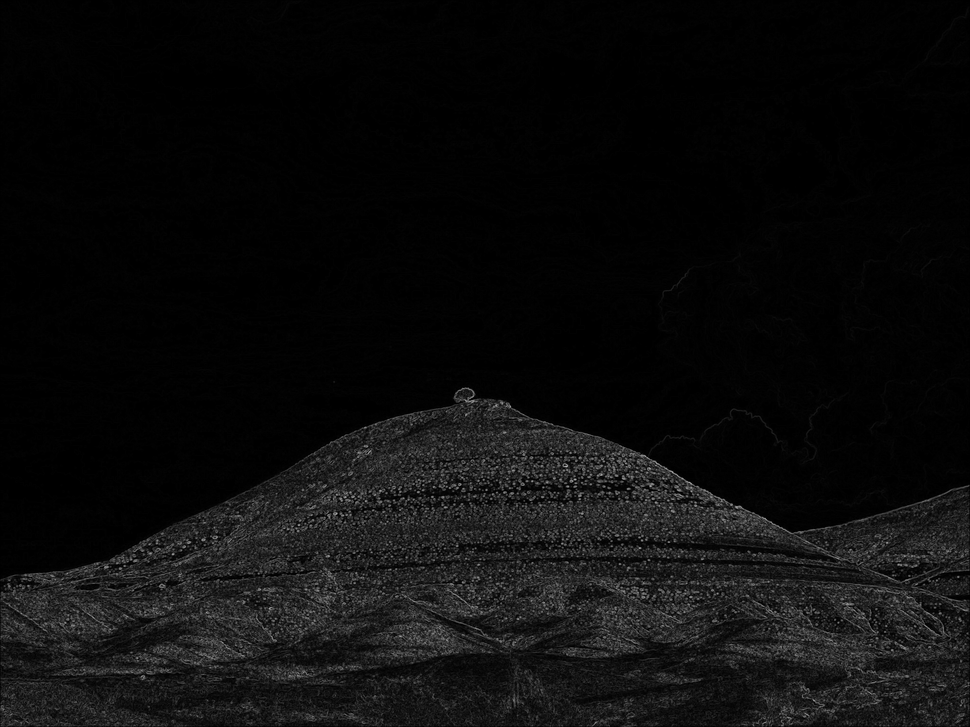
//> input picture Parallel/lab2/task1/result.png, 970 x 727 px, shrunk from 2048 x 1536 before the run
$ ./main result.png   (built with g++ and OpenCV 4)
//> lines starting //> are read from the running program, lines starting //| are printed output that depends on the picture
#include <opencv2/opencv.hpp>
#include <cmath>
#include <iostream>
#include <chrono>
#include <filesystem>

/*
В Vec3b объекте хранится массив в формате BGR
cv::Vec3b& pixel = image.at<cv::Vec3b>(y, x);
pixel[0] - blue
pixel[1] - green
pixel[2] - red
*/

constexpr std::size_t N = 10;

/// @brief функция для нахождения матрицы интенсивности
/// @param image исходное изображение, для которого вычисляется матрица интенсивности
/// @return матрица интенсивности исходного изображения
cv::Mat makeIntensityMatrix(const cv::Mat& image)
{
    cv::Mat intensity(image.rows, image.cols, CV_8UC1);

    // распределяет итерации след цикла между потоками
    #ifdef _OPENMP
    #pragma omp parallel for schedule(static)
    #endif
    for (int y = 0; y < image.rows; ++y)
    {
        for (int x = 0; x < image.cols; ++x)
        {
            const cv::Vec3b& pixel = image.at<cv::Vec3b>(y, x);

            double value = (pixel[0] + pixel[1] + pixel[2]) / 3.0;

            intensity.at<unsigned char>(y, x) = cv::saturate_cast<unsigned char>(value);
        }
    }
    return intensity;
}

/// @brief функция для фильтрации матрицы интенсивности фильтром собеля
/// @param intensity матрица интенсивности
/// @param MX матрица отражающая изменение интенсивности по горизонтали, слева направо
/// @param MY матрица отражающая изменение интенсивности по вертикали, сверху вниз
void sobelFilter(const cv::Mat& intensity, cv::Mat& MX, cv::Mat& MY)
{
    // проверка входных данных (на то что матрица не пустая и что в каждом пикселе один канал)
    CV_Assert(!intensity.empty() && intensity.type() == CV_8UC1);

    // инициализация матриц нулями
    // CV_32FC1 - каждый элемент 32-х битный float, один канал
    MX = cv::Mat::zeros(intensity.size(), CV_32FC1);
    MY = cv::Mat::zeros(intensity.size(), CV_32FC1);

    // ядро для горизонтальной производной
    const int kernelX[3][3] = {
        {-1, 0, 1},
        {-2, 0, 2},
        {-1, 0, 1}
    };

    // ядро для вертикальной производной
    const int kernelY[3][3] = {
        {-1, -2, -1},
        { 0,  0,  0},
        { 1,  2,  1}
    };


    #ifdef _OPENMP
    #pragma omp parallel for schedule(static)
    #endif
    // первую и последнюю строки и столбцы пропускаем, они остаются нулевыми
    // обход строк матрицы интенсивности
    for (int y = 1; y < intensity.rows - 1; ++y)
    {
        // обход столбцов матрицы интенсивности
        for (int x = 1; x < intensity.cols - 1; ++x)
        {
            // результаты применения ядер к окрестности пикселя
            int gx = 0;
            int gy = 0;

            // обход соседних строк
            // dy - смещение относительно текущей строки
            // -1 - выше текущего пикселя, 0 - текущая строка, 1 - строка ниже текущего пикселя
            for (int dy = -1; dy <= 1; ++dy)
            {
                // обход соседних столбцов
                // dx - смещение относительно текущего столбца
                // -1 - слева, 0 - текущий, 1 - справа
                for (int dx = -1; dx <= 1; ++dx)
                {
                    // чтение интенсивности соседнего пикселя
                    int value = intensity.at<unsigned char>(y + dy, x + dx);

                    // накопление горизонтальной производной
                    gx += value * kernelX[dy + 1][dx + 1];
                    // накопление вертикальной производной
                    gy += value * kernelY[dy + 1][dx + 1];
                }
            }
            // запись результатов
            MX.at<float>(y, x) = static_cast<float>(gx);
            MY.at<float>(y, x) = static_cast<float>(gy);
        }
    }
}

/// @brief функция, которая формирует матрицу величин градиента Собеля
/// @param MX матрица отражающая изменение интенсивности по горизонтали, слева направо
/// @param MY матрица отражающая изменение интенсивности по вертикали, сверху вниз
/// @return матрица величин градиента Собеля
cv::Mat makeMR(const cv::Mat& MX, cv::Mat& MY)
{
    CV_Assert(!MX.empty() && MX.size() == MY.size());
    CV_Assert(MX.type() == CV_32FC1 && MY.type() == CV_32FC1);

    cv::Mat MR(MX.size(), CV_32FC1);

    #ifdef _OPENMP
    #pragma omp parallel for schedule(static)
    #endif
    for (int y = 0; y < MX.rows; ++y)
    {
        for (int x = 0; x < MX.cols; ++x)
        {
            float gx = MX.at<float>(y, x);
            float gy = MY.at<float>(y, x);

            MR.at<float>(y, x) = std::sqrt(gx * gx + gy * gy);
        }
    }
    return MR;
}

/// @brief функция нахождения максимального элемента в матрице
/// @param MR входная матрица
/// @return
float maxMatrixValue(const cv::Mat& matrix)
{
    CV_Assert(!matrix.empty() && matrix.type() == CV_32FC1);
    float maxValue = matrix.at<float>(0, 0);

    // у каждого потока свой собственный накопитель, после цикла openMP объединит результаты
    #ifdef _OPENMP
    #pragma omp parallel for schedule(static) reduction(max:maxValue)
    #endif
    for (int y = 0; y < matrix.rows; ++y)
    {
        for (int x = 0; x < matrix.cols; ++x)
        {
            float value = matrix.at<float>(y, x);

            maxValue = (value > maxValue ? value : maxValue);
        }
    }
    return maxValue;
}

/// @brief функция для модификации матрицы в соответствии с требованием задания
/// @param matrix
/// @param maxValue
void modifyValue(cv::Mat& matrix, float maxValue)
{
    if (maxValue == 0.0f)
    {
        return;
    }

    const float scale = 255.0f / maxValue;

    #ifdef _OPENMP
    #pragma omp parallel for schedule(static)
    #endif
    for (int y = 0; y < matrix.rows; ++y)
    {
        for (int x = 0; x < matrix.cols; ++x)
        {
            matrix.at<float>(y, x) *= scale;
        }
    }
}

int main(int argc, char* argv[])
{
    if (argc != 2)
    {
        std::cerr << "Использование: " << argv[0]
        << " <путь к изображению>\n";
        return 1;
    }

    // CMake передаёт путь к lab2/task1 независимо от папки запуска.
    const std::filesystem::path outputDirectory(TASK1_OUTPUT_DIR);
    const auto matrixPath = outputDirectory / "MR.yaml";
    const auto imagePath = outputDirectory / "result.png";

    for(std::size_t i = 0; i < N; ++i)
    {
        // изображение хранится в формате cv::Mat
        cv::Mat image = cv::imread(argv[1]);
//> image is the input picture: 727 rows x 970 cols, CV_8UC3; min 0, max 187, mean 12.4

        // проверка на то, что изображение не пустое
        if(image.empty())
        {
            std::cerr << "Ну удалось загрузить изображение\n";
            return 1;
        }

        const auto start = std::chrono::steady_clock::now();

        // вычисление матрицы интенсивности для исходного изображения
        cv::Mat imageIntensity = makeIntensityMatrix(image);

        // фильтруем матрицу интенсивности
        cv::Mat MX, MY;
        sobelFilter(imageIntensity, MX, MY);
//> after the loop in sobelFilter, `for (int y = 1; y < intensity.rows - 1; ++y)`:
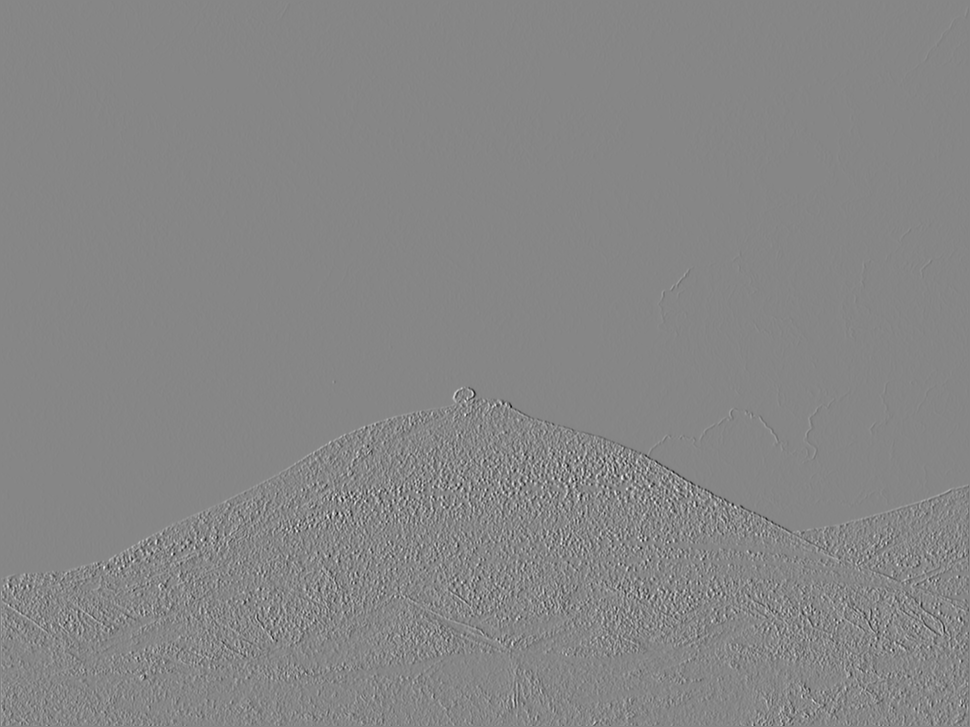
//> MX: 727 rows x 970 cols, CV_32FC1; min -545, max 490, mean 0; drawn with min black and max white
//> after the loop in sobelFilter, `for (int y = 1; y < intensity.rows - 1; ++y)`:
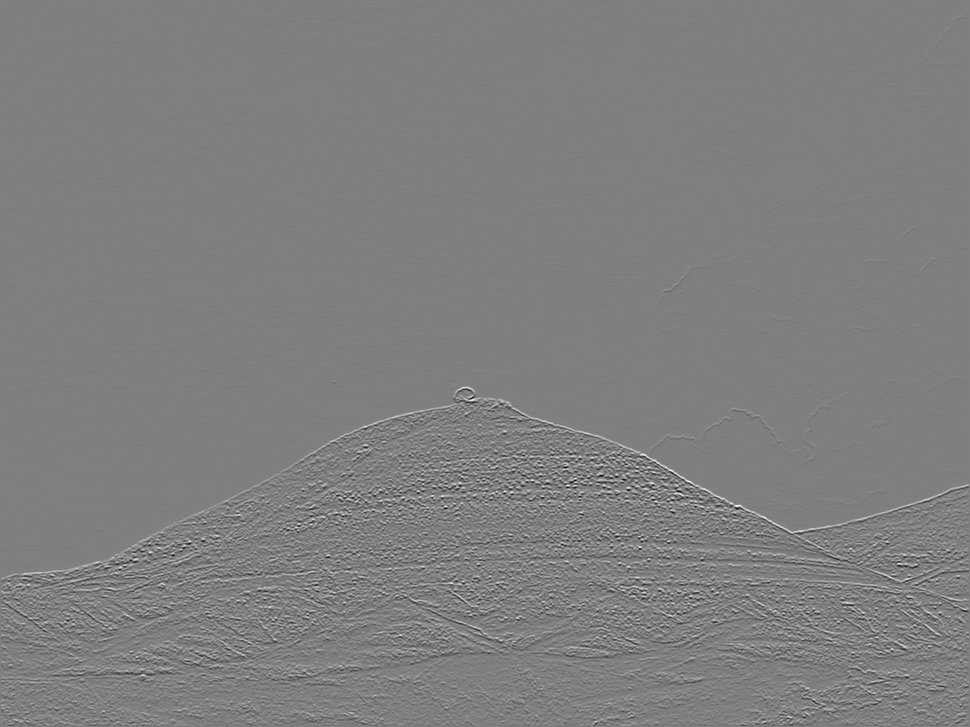
//> MY: 727 rows x 970 cols, CV_32FC1; min -583, max 584, mean 0.2; drawn with min black and max white

        // формирование матрицы величин градиента
        cv::Mat MR = makeMR(MX, MY);
//> after the loop in makeMR, `for (int y = 0; y < MX.rows; ++y)`:
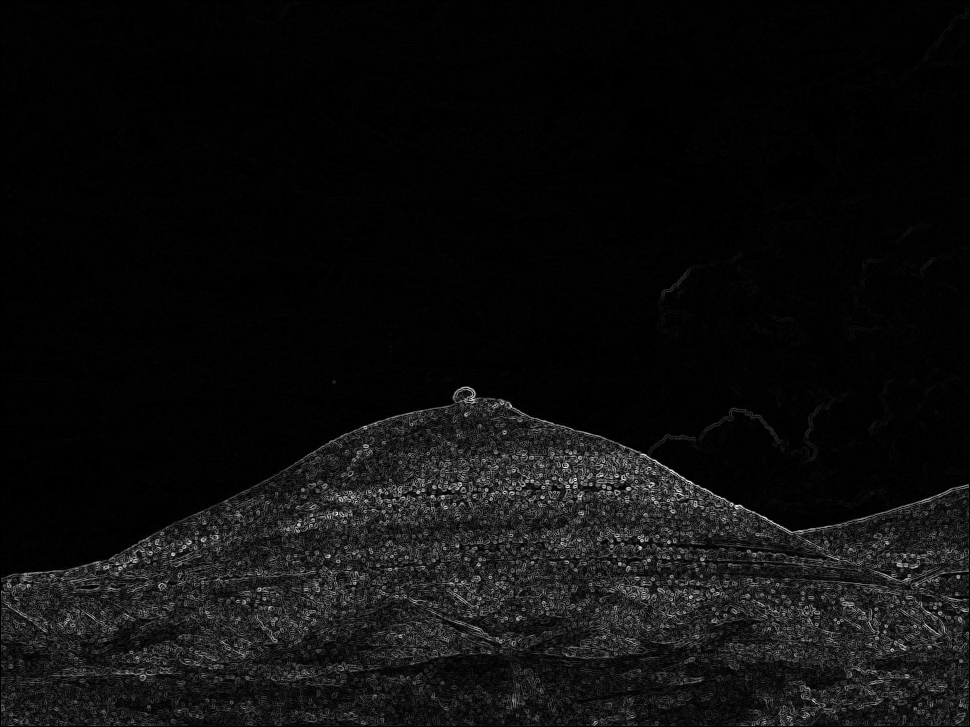
//> MR: 727 rows x 970 cols, CV_32FC1; min 0, max 596.2, mean 33.1; drawn with min black and max white

        // нахождение максимального значения в матрице
        float maxMRValue = maxMatrixValue(MR);
//> in maxMatrixValue, `float maxValue = matrix.at<float>(0, 0);`: maxValue = 0
//> the loop in maxMatrixValue, `for (int y = 0; y < matrix.rows; ++y)` made 727 passes
//> maxValue on passes 1 to 3: 0, 17.26, 20.25
//> after the loop in maxMatrixValue, `for (int y = 0; y < matrix.rows; ++y)`: maxValue = 596.2
//> maxMRValue = 596.2

        // модификация матрицы в соответствии с заданием
        modifyValue(MR, maxMRValue);
//> in modifyValue, `const float scale = 255.0f / maxValue;`: scale = 0.428

        const auto finish = std::chrono::steady_clock::now();
        const double timeMs = std::chrono::duration<double, std::milli>(finish - start).count();

        if(i == 0)
        {
            std::cout << "Максимальный элемент MR: " << maxMRValue << '\n';
//| Максимальный элемент MR: 596.25
        }

        std::cout << "Время вычислений: " << timeMs << " Ms\n";

        // сохранение модифицированной матрицы MR в yaml файл, так как пиксели сейчас хранятся во float
        // MR имеет тип CV_32FC1 и может содержать дробные числа
        cv::FileStorage file(matrixPath.string(), cv::FileStorage::WRITE);
        if (!file.isOpened())
        {
            std::cerr << "Не удалось открыть файл для записи\n";
            return 1;
        }
        file << "MR" << MR;
        file.release();

        // конвертация матрицы MR и её вывод в png
        cv::Mat result;
        MR.convertTo(result, CV_8UC1);
        if (!cv::imwrite(imagePath.string(), result))
        {
            std::cerr << "Не удалось сохранить изображение\n";
            return 1;
        }
    }


    //cv::imshow("Image", result);
    //cv::waitKey(0);
}
